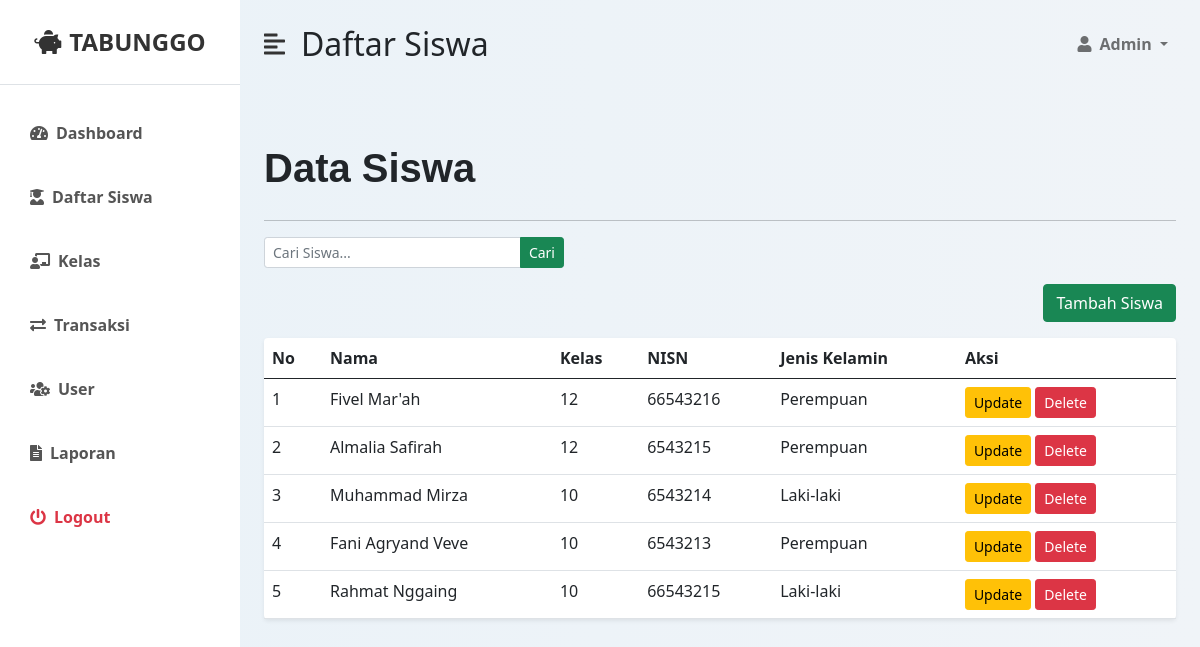
The app's page /admin.php?page=daftar_siswa (signed in) with its own data.
### tables this page shows
CREATE TABLE `siswa` (
  `id_siswa` int(11) NOT NULL,
  `nama` varchar(100) NOT NULL,
  `kelas` varchar(10) DEFAULT NULL,
  `nisn` varchar(25) DEFAULT NULL,
  `jenis_kelamin` enum('L','P') DEFAULT NULL
);

### daftar_siswa.php (the view, shortened to what this page needs)
<?php
$host = "localhost";
$user = "root";
$pass = "";
$db   = "tabungan_siswa";
$conn = new mysqli($host, $user, $pass, $db);
$search = isset($_POST['search']) ? $_POST['search'] : '';
$query = "SELECT * FROM siswa WHERE nama LIKE '%$search%' OR kelas LIKE '%$search%' OR nisn LIKE '%$search%'";
$result = $conn->query($query);
?>
<div id="page-content-wrapper">
    <nav class="navbar-light bg-transparent py-4 px-4">
    </nav>
    <div class="container-fluid px-4">
        <div class="row my-2">
            <div class="col d-flex justify-content-between align-items-center mb-2">
            <h3 class="fs-4 mb-1" style="font-size: 40px !important; font-weight: bold; font-family: 'Arial', sans-serif;">Data Siswa</h3>
                </div>
        </div>
        <hr>
        <form method="POST" class="mb-3">
            <div class="input-group" style="width: 300px;">
                <input type="text" name="search" class="form-control form-control-sm" placeholder="Cari Siswa..." value="<?php echo htmlspecialchars($search); ?>">
                <button class="btn btn-success btn-sm" type="submit">Cari</button>
            </div>
        </form>
        <div class="row my-3">
            <div class="col text-end">
                <a href="add_siswa.php" class="btn btn-success">Tambah Siswa</a>
            </div>
        </div>
        <div class="row">
            <div class="col">
                <table class="table bg-white rounded shadow-sm table-hover">
                    <thead>
                        <tr>
                            <th scope="col">No</th>
                            <th scope="col">Nama</th>
                            <th scope="col">Kelas</th>
                            <th scope="col">NISN</th>
                            <th scope="col">Jenis Kelamin</th>
                            <th scope="col">Aksi</th>
                        </tr>
                    </thead>
                    <tbody>
                        <?php
                        $nomor = 1;
                        if ($result->num_rows > 0) {
                            while ($row = $result->fetch_assoc()) {
                                echo "<tr>
                                        <td>" . $nomor++ . "</td>
                                        <td>{$row['nama']}</td>
                                        <td>{$row['kelas']}</td>
                                        <td>{$row['nisn']}</td>";
                                if ($row['jenis_kelamin'] == 'L') {
                                    echo "<td>Laki-laki</td>";
                                } else if ($row['jenis_kelamin'] == 'P') {
                                    echo "<td>Perempuan</td>";
                                } else {
                                    echo "<td> - </td>";
                                }
                                echo "<td>
                                        <a href='edit_siswa.php?id={$row['id_siswa']}' class='btn btn-warning btn-sm'>Update</a>
                                        <a href='delete.php?id={$row['id_siswa']}' class='btn btn-danger btn-sm' onclick='return confirm(\"Yakin ingin menghapus siswa ini?\");'>Delete</a>
                                      </td>
                                      </tr>";
                            }
                        } else {
                            echo "<tr><td colspan='6'>Tidak ada data siswa</td></tr>";
                        }
                        ?>
                    </tbody>
                </table>
            </div>
        </div>
    </div>
</div>

### styles.css (style rules this page uses)
:root { --main-bg-color: #4a90e2; --main-text-color: #333; --second-text-color: #555; --second-bg-color: #4a90e2; }
#page-content-wrapper { min-width: 100vw; }
@media (min-width: 768px) { #page-content-wrapper { min-width: 0; width: 100%; } }

### records on screen
siswa: nama "Fivel Mar'ah", kelas "12", nisn "66543216", jenis_kelamin "Perempuan"
siswa: nama "Almalia Safirah", kelas "12", nisn "6543215", jenis_kelamin "Perempuan"
siswa: nama "Muhammad Mirza", kelas "10", nisn "6543214", jenis_kelamin "Laki-laki"
siswa: nama "Fani Agryand Veve", kelas "10", nisn "6543213", jenis_kelamin "Perempuan"
siswa: nama "Rahmat Nggaing", kelas "10", nisn "66543215", jenis_kelamin "Laki-laki"
